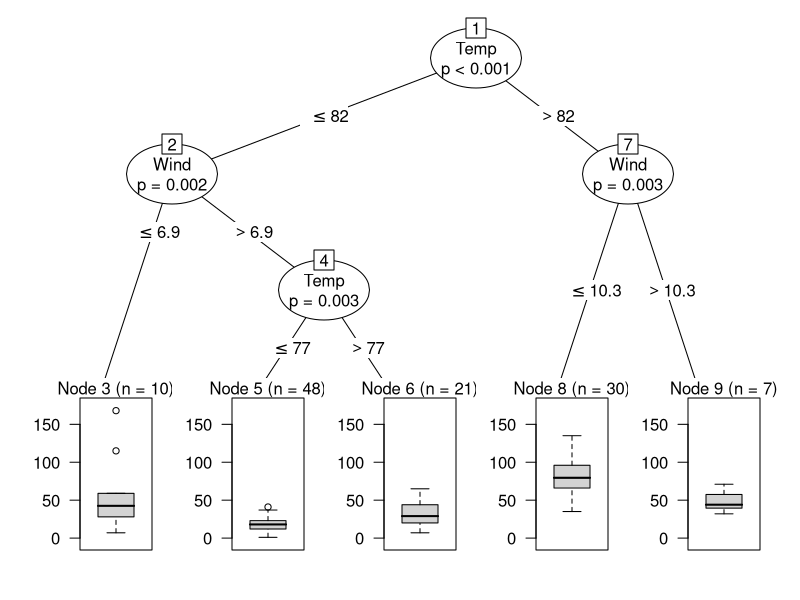
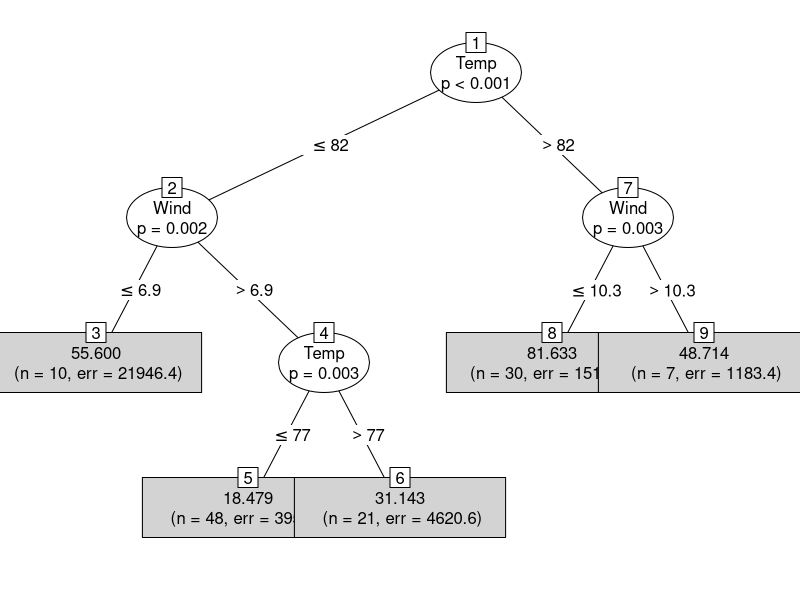
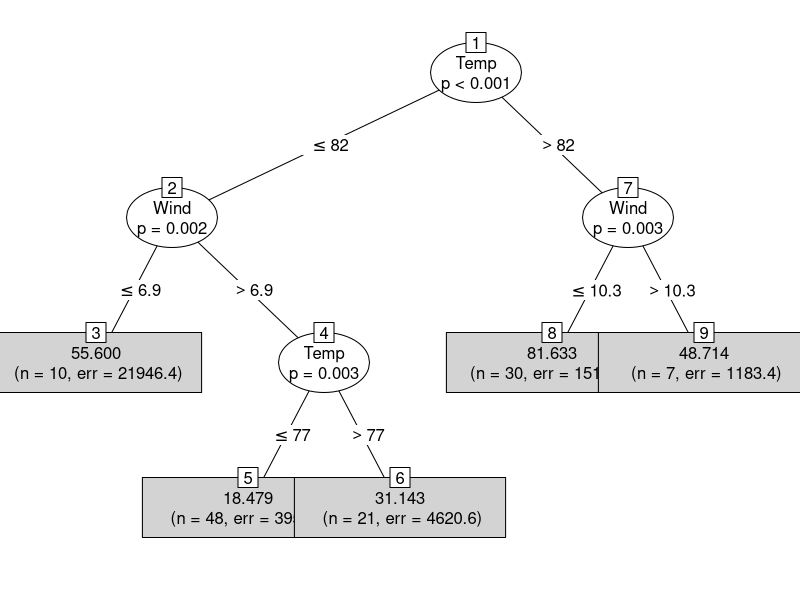
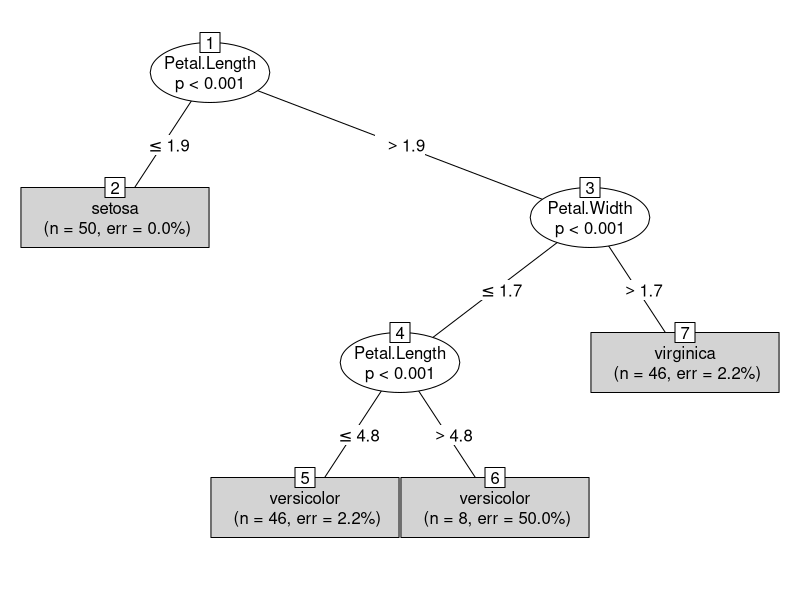

Here is the R script that generated these plots, in order:
#Ctree - Classification and Regression


## REGRESSION TREE (shows Numerical Value and not like PLay and not play i.e characters)

library(partykit) # use this to model, can also use party but that will give different output

head(airquality)
### regression----
airq <- subset(airquality, !is.na(Ozone))  # non missing values goes into the data frame
airct <- ctree(Ozone ~ ., data = airq)   # complete cases, ozone y axis and others as x axis
airct  
plot(airct)
plot(airct, type='simple')
plot(as.simpleparty(airct))   #when partykit is used to model

library("strucchange")
strucchange::sctest(airct, node = 1)  # finds the pvalue for all the colnames., No need for pruning, 
strucchange::sctest(airct, node = c(2,7,4,9))

## Ozone is in y zxis, whatever splitting is done on whatever thing maybe, temp, wind the avg value is always for Ozone

predict(airct)
mean((airq$Ozone - predict(airct))^2)  #error
nodeids(airct,2)
nodeids(airct)
nodeids(airct, terminal=T)
nodeids(airct, from=2, terminal=T)
nodeids(airct,1,5)

range(airq$Ozone)

## CLASSIFICATION TREE (These are not about Numerical Values but about Characters/ Binary)

#party
#party::ctree(Ozone ~ ., data = airq)
head(iris)
library(partykit)
### classification ---
irisct <- partykit::ctree(Species ~ .,data = iris)
irisct
plot(irisct, type='simple')
strucchange::sctest(irisct, node = 1)
strucchange::sctest(irisct, node = c(2,3,4))
#7 not significant
nodeapply(irisct, ids = nodeids(irisct), function(n) info_node(n)$p.value)


table(predict(irisct), iris$Species)
### estimated class probabilities, a list
(tr <- predict(irisct, newdata = iris[1:10,], type = "prob"))
(tr <- predict(irisct, newdata = iris, type = "prob"))

(tr2 <- predict(irisct, newdata = iris[1:10,], type = "response"))
head(iris)
